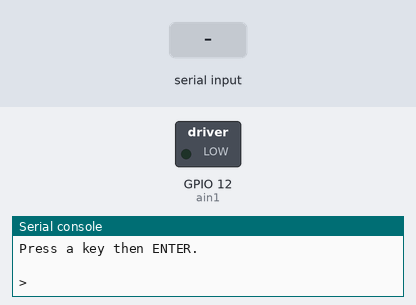
A program run on a simulated ESP32 board running MicroPython. Shown: switched loads named in the program (green lamp = pin HIGH), the last lines printed to the serial console. The test bench sets the inputs (shaded band).

Above: at 1.2 s.
1.3 s: "u" typed at the serial console, then Enter
At 2.5 s:
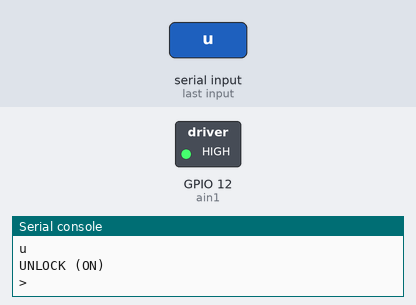
2.8 s: "l" typed at the serial console, then Enter
At 3.6 s:
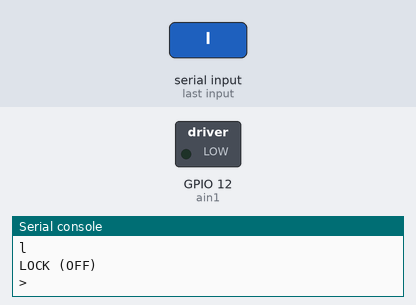
4.3 s: "p" typed at the serial console, then Enter
At 4.7 s:
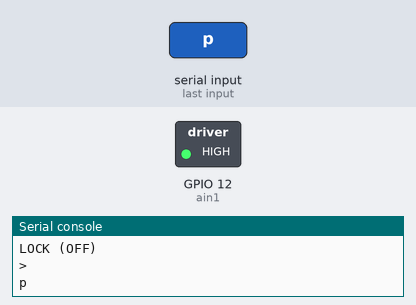
Timing chart, 0 to 7.3 s (numbered marks = the images above; inputs shaded):
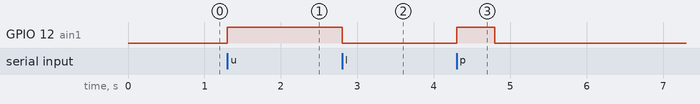

The program:

solenoid_detail_tester.py
```python
"""
solenoid_tester_tb6612.py

Purpose:
- Simple, reliable tester for a 5V solenoid lock driven by a TB6612FNG module.
- Works with the common “one-direction” wiring:
  - AIN1 = ESP32 GPIO (control)
  - AIN2 = GND (fixed direction)
  - PWMA = 3.3V (always enabled at full power)
  - STBY = 3.3V (must be HIGH or the driver is disabled)
  - VM = external 5V (solenoid power)
  - VCC = 3.3V (logic)
  - All grounds common

How it behaves:
- AIN1 HIGH  -> solenoid ON (unlock)
- AIN1 LOW   -> solenoid OFF (lock)
"""

from machine import Pin
import time
import sys
sys.path.append("..")
# ---------- PIN SETUP ----------
AIN1_PIN = 12  # Control pin from ESP32 -> TB6612 AIN1

# If you physically wired AIN2 to GND, keep this as None.
# If you wired AIN2 to an ESP32 pin instead, set it here (example: 11).
AIN2_PIN = None  # Example: 11

# If you physically wired STBY and PWMA to 3.3V, keep these as None.
# If you wired them to ESP32 pins instead, set them here (example: STBY=10, PWMA=9).
STBY_PIN = None
PWMA_PIN = None


# ---------- HARDWARE INIT ----------
ain1 = Pin(AIN1_PIN, Pin.OUT, value=0)

ain2 = None
if AIN2_PIN is not None:
    ain2 = Pin(AIN2_PIN, Pin.OUT, value=0)

stby = None
if STBY_PIN is not None:
    stby = Pin(STBY_PIN, Pin.OUT, value=1)

pwma = None
if PWMA_PIN is not None:
    pwma = Pin(PWMA_PIN, Pin.OUT, value=1)


# ---------- HELPERS ----------
def _ensure_enabled():
    # If STBY/PWMA are on GPIO, force them on.
    if stby is not None:
        stby.value(1)
    if pwma is not None:
        pwma.value(1)

    # If AIN2 is on GPIO, force direction low (one-direction use).
    if ain2 is not None:
        ain2.value(0)


def lock():
    # Turn solenoid off (locked state).
    _ensure_enabled()
    ain1.value(0)


def unlock():
    # Turn solenoid on (unlocked state).
    _ensure_enabled()
    ain1.value(1)


def unlock_ms(duration_ms=500):
    # Pulse unlock for a short time, then lock again.
    unlock()
    time.sleep_ms(int(duration_ms))
    lock()


def status_print():
    # Print current logical states (not actual voltage measurement).
    print("\n--- TB6612 SOLENOID TESTER STATUS ---")
    print("AIN1 pin:", AIN1_PIN, "value:", ain1.value())
    if AIN2_PIN is None:
        print("AIN2: wired to GND (fixed direction)")
    else:
        print("AIN2 pin:", AIN2_PIN, "value:", ain2.value())

    if STBY_PIN is None:
        print("STBY: wired to 3.3V (always enabled)")
    else:
        print("STBY pin:", STBY_PIN, "value:", stby.value())

    if PWMA_PIN is None:
        print("PWMA: wired to 3.3V (full power)")
    else:
        print("PWMA pin:", PWMA_PIN, "value:", pwma.value())

    print("------------------------------------\n")


# ---------- INTERACTIVE TEST ----------
def print_menu():
    print("Commands:")
    print("  u = unlock (ON)")
    print("  l = lock (OFF)")
    print("  p = pulse unlock (default 500ms)")
    print("  1 = pulse 200ms")
    print("  2 = pulse 500ms")
    print("  3 = pulse 1000ms")
    print("  s = status")
    print("  q = quit")
    print("Press a key then ENTER.\n")


# Safe startup: keep it locked/off
lock()
print("Solenoid tester ready. Starting in LOCKED (OFF) state.")
print_menu()

while True:
    try:
        cmd = input("> ").strip().lower()

        if cmd == "u":
            unlock()
            print("UNLOCK (ON)")

        elif cmd == "l":
            lock()
            print("LOCK (OFF)")

        elif cmd == "p":
            unlock_ms(500)
            print("PULSE 500ms")

        elif cmd == "1":
            unlock_ms(200)
            print("PULSE 200ms")

        elif cmd == "2":
            unlock_ms(500)
            print("PULSE 500ms")

        elif cmd == "3":
            unlock_ms(1000)
            print("PULSE 1000ms")

        elif cmd == "s":
            status_print()

        elif cmd == "q":
            lock()
            print("Exiting. Left in LOCKED (OFF) state.")
            break

        else:
            print("Unknown command.")
            print_menu()

    except KeyboardInterrupt:
        lock()
        print("\nInterrupted. Left in LOCKED (OFF) state.")
        break
```

Measured:
- after the input at 1.3 s, GPIO 12 (ain1): LOW → HIGH at once
- after the input at 2.8 s, GPIO 12 (ain1): HIGH → LOW at once
- after the input at 4.3 s, GPIO 12 (ain1): LOW → HIGH at once, → LOW 0.50 s later
